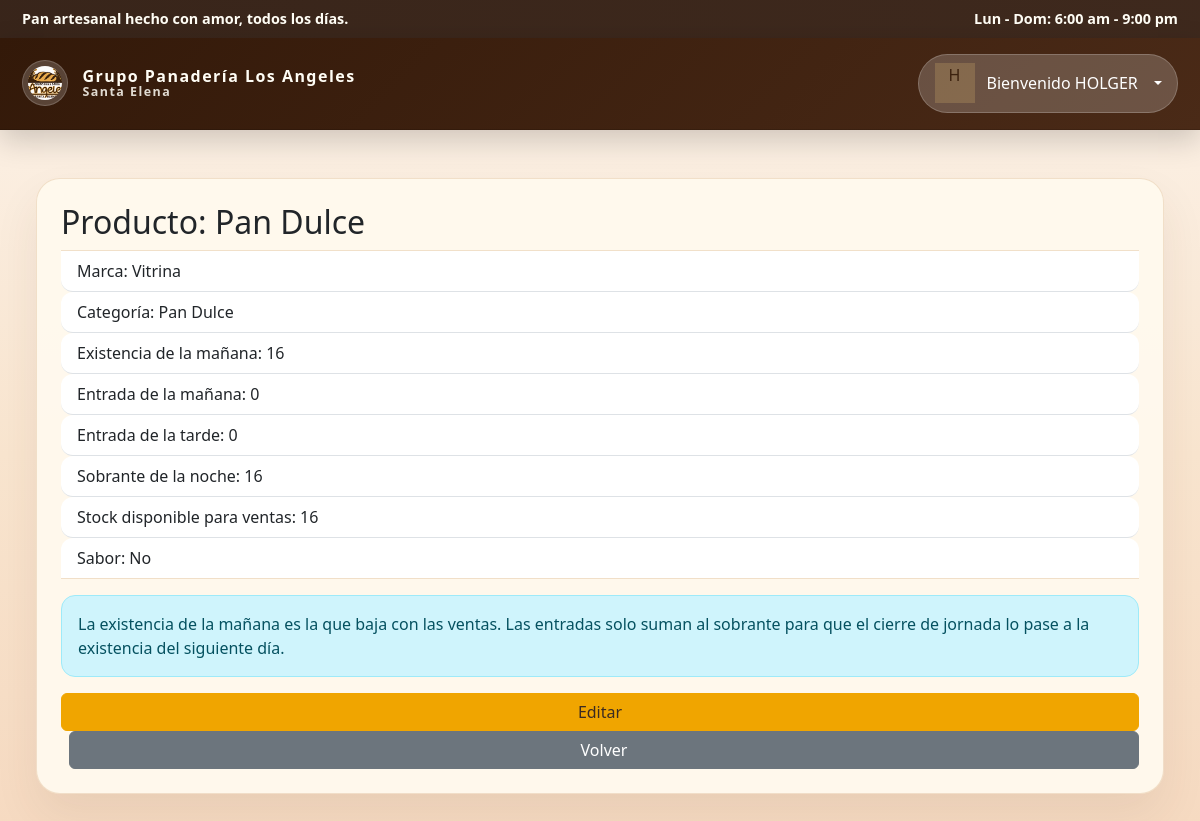
The page /panaderia/productos/2/ (signed in) on the database its author committed.
### panaderia/models.py (models this page shows, shortened)
class Producto(models.Model):
    CATEGORIA_CHOICES = [
        ('pan_salado', 'Pan Salado'),
        ('pan_dulce', 'Pan Dulce'),
        ('pasteleria', 'Pastelería'),
        ('bebida', 'Bebida'),
        ('chucheria', 'Chuchería'),
        ('recurso', 'Recurso'),
    ]
    nombre = models.CharField(max_length=150, verbose_name='Nombre')
    existencia_manana = models.PositiveIntegerField(default=0, verbose_name='Existencia mañana')
    entrada_manana = models.PositiveIntegerField(default=0, verbose_name='Entrada mañana')
    entrada_tarde = models.PositiveIntegerField(default=0, verbose_name='Entrada tarde')
    stock = models.PositiveIntegerField(default=0, verbose_name='Stock disponible')
    marca = models.ForeignKey(Marca, null=True, blank=True, on_delete=models.SET_NULL, related_name='productos')
    categoria = models.CharField(max_length=20, choices=CATEGORIA_CHOICES, default='pan_salado', verbose_name='Categoría')
    sabor = models.BooleanField(default=False, verbose_name='Sabor')
    class Meta:
        verbose_name = 'Producto'
        verbose_name_plural = 'Productos'

class Marca(models.Model):
    TIPO_CHOICES = [
        ('panaderia', 'Panadería'),
        ('bebida', 'Bebidas'),
        ('chucheria', 'Chucherías'),
        ('recurso', 'Recursos'),
    ]
    nombre = models.CharField(max_length=100, verbose_name='Nombre')
    tipo = models.CharField(max_length=20, choices=TIPO_CHOICES, default='panaderia', verbose_name='Tipo')
    class Meta:
        verbose_name = 'Marca'
        verbose_name_plural = 'Marcas'

### panaderia/views.py (the view)
# urls.py: path('productos/<int:pk>/', pan_views.ProductDetailView.as_view(), name='product_detail'),
class ProductDetailView(AdminRequiredMixin, generic.DetailView):
    model = Producto
    template_name = 'panaderia/product_detail.html'

### panaderia/views.py (called while the page is built)
    def test_func(self):
        return self.request.user.is_active and (self.request.user.is_staff or self.request.user.is_superuser)

### panaderia/templates/panaderia/product_detail.html
{% extends 'base.html' %}
{% block content %}
<div class="card p-4">
    <h2>Producto: {{ object.nombre }}</h2>
    <ul class="list-group list-group-flush mb-3">
        <li class="list-group-item">Marca: {% if object.marca %}{{ object.marca.nombre }}{% else %}-{% endif %}</li>
        <li class="list-group-item">Categoría: {{ object.get_categoria_display }}</li>
        <li class="list-group-item">Existencia de la mañana: {{ object.existencia_manana }}</li>
        <li class="list-group-item">Entrada de la mañana: {{ object.entrada_manana }}</li>
        <li class="list-group-item">Entrada de la tarde: {{ object.entrada_tarde }}</li>
        <li class="list-group-item">Sobrante de la noche: {{ object.existencia_manana|add:object.entrada_manana|add:object.entrada_tarde }}</li>
        <li class="list-group-item">Stock disponible para ventas: {{ object.stock }}</li>
        <li class="list-group-item">Sabor: {% if object.sabor %}Sí{% else %}No{% endif %}</li>
    </ul>
    <div class="alert alert-info">
        La existencia de la mañana es la que baja con las ventas. Las entradas solo suman al sobrante para que el cierre de jornada lo pase a la existencia del siguiente día.
    </div>
    <a href="{% url 'panaderia:product_update' object.id %}" class="btn btn-warning">Editar</a>
    <a href="{% url 'panaderia:product_list' %}" class="btn btn-secondary ms-2">Volver</a>
</div>
{% endblock %}

### panaderia/templates/base.html (shortened to what this page needs)
<!DOCTYPE html>
{% load static %}
<html lang="es">
<head>
    <link href="https://cdn.jsdelivr.net/npm/bootstrap@5.3.0/dist/css/bootstrap.min.css" rel="stylesheet">
    <link rel="stylesheet" href="https://cdnjs.cloudflare.com/ajax/libs/font-awesome/6.4.0/css/all.min.css" />
    <link rel="stylesheet" href="{% static 'panaderia/css/styles.css' %}">
</head>
<body class="app-shell">
    <div class="top-bar">
        <div class="container d-flex flex-column flex-md-row align-items-center justify-content-between gap-2 py-2">
            <div class="top-brand-text">Pan artesanal hecho con amor, todos los días.</div>
            <div class="top-hours">Lun - Dom: 6:00 am - 9:00 pm</div>
        </div>
    </div>
    <div class="app-container">
    <nav class="navbar navbar-expand-lg mb-4">
        <div class="container d-flex align-items-center justify-content-between">
            <div class="d-flex align-items-center">
                <a class="navbar-brand" href="{% url 'panaderia:recurso_list' %}">
                    <img src="{% static 'panaderia/img/logo.png' %}" alt="Grupo Panadería Los Angeles" class="navbar-logo" />
                    <div class="brand-text">
                        <span class="brand-title">Grupo Panadería Los Angeles</span>
                        <span class="brand-subtitle">Santa Elena</span>
                    </div>
                </a>
            </div>
            <div class="navbar-nav align-items-center">
                {% if user.is_authenticated %}
                    <div class="dropdown user-dropdown">
                        <button class="user-chip dropdown-toggle" type="button" data-bs-toggle="dropdown" aria-expanded="false">
                            <span class="user-avatar">{{ user.username|first|upper }}</span>
                            <div class="user-meta">
                                <span class="user-name">Bienvenido</span>
                                <span class="user-role">{{ user.username|upper }}</span>
                            </div>
                        </button>
                    </div>
                {% else %}
                    <a class="nav-link" href="{% url 'login' %}">Iniciar sesión</a>
                {% endif %}
            </div>
        </div>
    </nav>
    <main class="main-content">
        <div class="container">
            {% block content %}{% endblock %}
        </div>
    </main>
    </div>
</body>
</html>

### panaderia/static/panaderia/css/styles.css (style rules this page uses)
:root { --bg: #fbf2e7; --bg-soft: #fff8f0; --surface: #ffffff; --surface-soft: #fffbf6; --text: #4a3428; --text-muted: #7f6251; --border: rgba(186, 116, 48, 0.18); --primary: #ffd15c; --primary-dark: #f2bd40; --primary-soft: #f7e3b7; --success: #4a8a47; --info: #4d8ed6; --warning: #d99b29; --danger: #c64545; --header-bg: #331909; --sidebar-bg: #2b160d; --text-on-dark: #fffdf5; }
body { background: linear-gradient(180deg, #fcf3ea 0%, #f9e5cf 55%, #f6dac1 100%); color: var(--text); font-family: 'Segoe UI', Tahoma, Geneva, Verdana, sans-serif; margin: 0; min-height: 100vh; }
html { scroll-behavior: smooth; }
.app-shell { min-height: 100vh; }
.app-container { max-width: 1320px; margin: 0 auto; }
.top-bar { background: linear-gradient(90deg, rgba(46,26,15,0.95), rgba(52,30,18,0.95)); color: var(--text-on-dark); font-size: 0.9rem; }
.top-bar .top-brand-text, .top-bar .top-hours { font-weight: 600; }
.navbar { background: linear-gradient(135deg, var(--header-bg) 0%, #4a2a17 100%); padding: 1rem 0; box-shadow: 0 10px 28px rgba(0, 0, 0, 0.18); border-bottom: 1px solid rgba(0,0,0,0.12); }
.navbar-brand, .nav-link { color: var(--text-on-dark) !important; }
.navbar-brand { display: flex; align-items: center; gap: 0.9rem; font-weight: 800; font-size: 1.15rem; letter-spacing: 0.08em; }
.brand-text { display: flex; flex-direction: column; line-height: 1.1; }
.brand-title { font-size: 1rem; font-weight: 800; }
.brand-subtitle { font-size: 0.78rem; opacity: 0.85; }
.navbar-logo { width: 46px; height: 46px; border-radius: 50%; object-fit: cover; background: rgba(255,255,255,0.18); padding: 5px; border: 1px solid rgba(255,255,255,0.18); }
.main-content { padding: 1.5rem 1.5rem 2rem; }
.container { max-width: 1180px; }
.card, .section-card, .sidebar-filter, .user-menu, .breadcrumb-pan, .product-form-card { border-radius: 24px; background: rgba(255, 249, 238, 0.96); border: 1px solid rgba(195, 144, 83, 0.24); }
.card { box-shadow: 0 22px 45px rgba(71, 50, 41, 0.08); }
.btn-warning { background-color: #f0a500; border-color: #f0a500; color: #3b2b22; }
.list-group-item { border-radius: 12px; }
.user-chip { background: rgba(255,255,255,0.15); border: 1px solid rgba(255,214,123,0.18); }
.user-avatar { background: rgba(255,214,123,0.18); color: #3c220f; }
.alert { border-radius: 16px; }
.user-chip { display: flex; align-items: center; gap: 0.75rem; background: rgba(255, 255, 255, 0.2); border-radius: 999px; padding: 0.55rem 0.95rem; color: #fff; border: 1px solid rgba(255,255,255,0.2); }
.user-avatar { width: 40px; height: 40px; font-size: 1rem; }
.alert { border-radius: 14px; }

### rows shown on the page
Producto: nombre "Pan Dulce", marca.nombre "Vitrina", categoria "Pan Dulce", existencia_manana "16", entrada_manana "0", entrada_tarde "0", existencia_manana|add "16", stock "16"

### other values the page prints
{{ user.username|first|upper }} "H"
{{ user.username|upper }} "HOLGER"
